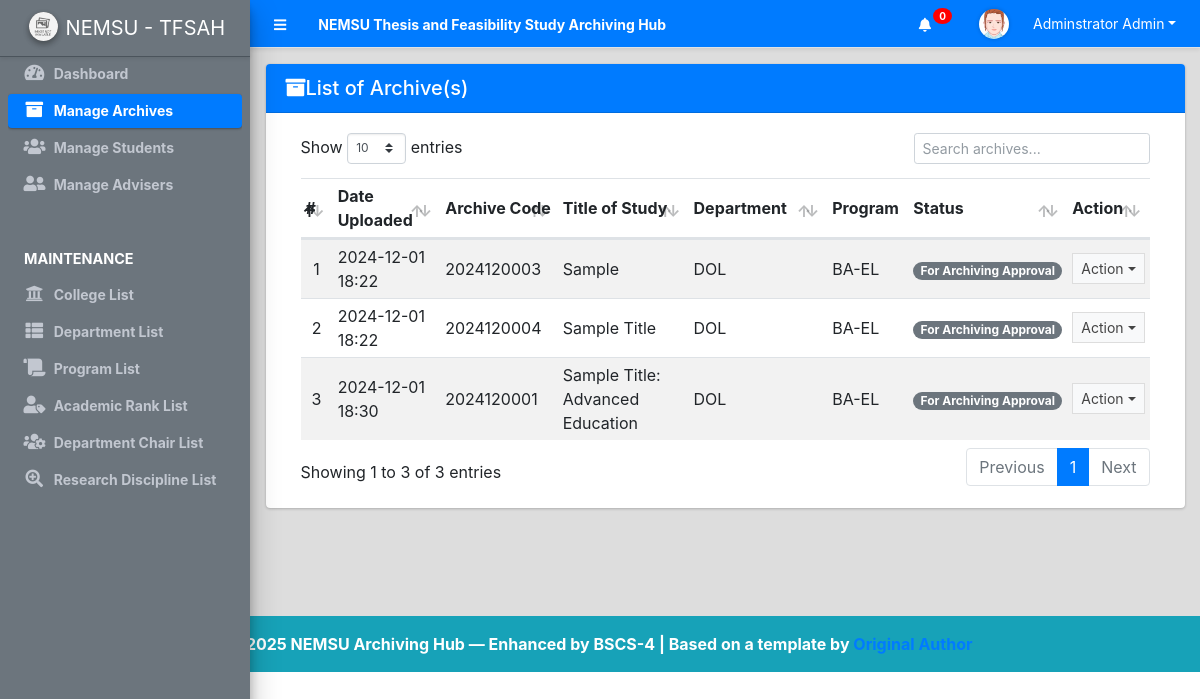
The app's page /admin/?page=archives (signed in) with its own data.
### tables this page shows
CREATE TABLE `archive_list` (
  `id` int(30) NOT NULL,
  `archive_code` varchar(100) NOT NULL,
  `curriculum_id` int(30) NOT NULL,
  `department_id` int(30) NOT NULL DEFAULT 0,
  `year` year(4) NOT NULL,
  `title` text NOT NULL,
  `abstract` text NOT NULL,
  `keywords` text NOT NULL,
  `members` text NOT NULL,
  `document_path` text NOT NULL,
  `status` tinyint(1) NOT NULL DEFAULT 0,
  `student_id` int(30) DEFAULT NULL,
  `date_created` datetime NOT NULL DEFAULT current_timestamp(),
  `date_updated` datetime DEFAULT NULL ON UPDATE current_timestamp()
);

CREATE TABLE `curriculum_list` (
  `id` int(30) NOT NULL,
  `college_id` int(30) NOT NULL,
  `department_id` int(30) NOT NULL,
  `name` text NOT NULL,
  `description` text NOT NULL,
  `status` tinyint(1) NOT NULL DEFAULT 1,
  `date_created` datetime NOT NULL DEFAULT current_timestamp(),
  `date_updated` datetime DEFAULT NULL ON UPDATE current_timestamp()
);

### admin/archives/index.php (the view, shortened to what this page needs)
<div class="card card-outline">
	<div class="card-header bg-primary text-white d-flex justify-content-between align-items-center">
        <h5 class="mb-0"><i class="fas fa-archive me-2"></i>List of Archive(s)</h5>
    </div>
	<div class="card-body">
		<div class="container-fluid">
        <div class="container-fluid">
			<table class="table table-hover table-striped">
				<colgroup>
					<col width="5%">
					<col width="15%">
					<col width="15%">
					<col width="20%">
					<col width="20%">
					<col width="10%">
					<col width="10%">
				</colgroup>
				<thead>
					<tr>
						<th>#</th>
						<th>Date Uploaded</th>
						<th>Archive Code</th>
						<th>Title of Study</th>
						<th>Department</th>
						<th>Program</th>
						<th>Status</th>
						<th>Action</th>
					</tr>
				</thead>
				<tbody>
					<?php
						$i = 1;
						$user_type = $_SESSION['user_type'];
                    	$department_id = isset($_SESSION['department_id']) ? intval($_SESSION['department_id']) : 0;
						$department = $conn->query("SELECT * FROM department_list where id in (SELECT department_id from `curriculum_list` where id in (SELECT curriculum_id from `archive_list`))");
						$dept_arr = array_column($department->fetch_all(MYSQLI_ASSOC),'name','id');
						$curriculum = $conn->query("SELECT * FROM curriculum_list where id in (SELECT curriculum_id from `archive_list`)");
						$cur_arr = array_column($curriculum->fetch_all(MYSQLI_ASSOC),'name','id');
						if ($user_type == 1) {
		                    $qry = $conn->query("SELECT al.*, cl.department_id FROM `archive_list` al LEFT JOIN `curriculum_list` cl ON al.curriculum_id = cl.id ORDER BY al.`title` ASC");
	                    } else if ($user_type == 2) {
		                    $qry = $conn->query("SELECT al.*, cl.department_id FROM `archive_list` al LEFT JOIN `curriculum_list` cl ON al.curriculum_id = cl.id WHERE cl.department_id = $department_id ORDER BY al.`status` ASC");
	                    }
						while($row = $qry->fetch_assoc()):
					?>
						<tr>
							<td class="text-center"><?php echo $i++; ?></td>
							<td class=""><?php echo date("Y-m-d H:i",strtotime($row['date_created'])) ?></td>
							<td><?php echo ($row['archive_code']) ?></td>
							<td><?php echo ucwords($row['title']) ?></td>
							<td><?php echo $dept_arr[$row['department_id']] ?></td>
							<td><?php echo $cur_arr[$row['curriculum_id']] ?></td>
							<td class="text-center">
								<?php
                                    switch($row['status']){
                                        case '0':
                                            echo "<span class='badge badge-secondary badge-pill'>For Archiving Approval</span>";
                                            break;
                                    }
                                ?>
							</td>
							<td align="center">
								 <button type="button" class="btn btn-flat btn-default btn-sm dropdown-toggle dropdown-icon" data-toggle="dropdown">
				                  		Action
				                  </button>
							</td>
						</tr>
					<?php endwhile; ?>
				</tbody>
			</table>
		</div>
		</div>
	</div>
</div>

### records on screen
archive_list: date_created "2024-12-01 18:22", archive_code "2024120003", title "Sample", curriculum_list.department_id "DOL", curriculum "BA-EL", status "For Archiving Approval"
archive_list: date_created "2024-12-01 18:22", archive_code "2024120004", title "Sample Title", curriculum_list.department_id "DOL", curriculum "BA-EL", status "For Archiving Approval"
archive_list: date_created "2024-12-01 18:30", archive_code "2024120001", title "Sample Title: Advanced Education", curriculum_list.department_id "DOL", curriculum "BA-EL", status "For Archiving Approval"

### other values on screen
$_settings->info('name') "NEMSU Thesis and Feasibility Study Archiving Hub"
$_settings->userdata('firstname').' '.$_settings->userdata('lastname') "Adminstrator Admin"
$_settings->info('short_name') "NEMSU - TFSAH"
